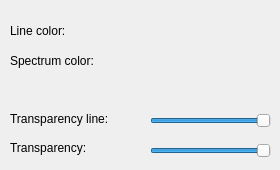
          <widget class="QWidget" name="page_2">
           <widget class="QLabel" name="label_92">
            <property name="geometry">
             <rect>
              <x>10</x>
              <y>109</y>
              <width>131</width>
              <height>20</height>
             </rect>
            </property>
            <property name="text">
             <string>Transparency line:</string>
            </property>
           </widget>
           <widget class="QSlider" name="slTrancpSpectrum">
            <property name="geometry">
             <rect>
              <x>150</x>
              <y>110</y>
              <width>121</width>
              <height>21</height>
             </rect>
            </property>
            <property name="maximum">
             <number>255</number>
            </property>
            <property name="value">
             <number>255</number>
            </property>
            <property name="orientation">
             <enum>Qt::Horizontal</enum>
            </property>
           </widget>
           <widget class="QWidget" name="WdgSpectrumColor" native="true">
            <property name="geometry">
             <rect>
              <x>150</x>
              <y>50</y>
              <width>50</width>
              <height>25</height>
             </rect>
            </property>
           </widget>
           <widget class="QLabel" name="label_87">
            <property name="geometry">
             <rect>
              <x>10</x>
              <y>20</y>
              <width>131</width>
              <height>21</height>
             </rect>
            </property>
            <property name="text">
             <string>Line color:</string>
            </property>
           </widget>
           <widget class="QLabel" name="label_88">
            <property name="geometry">
             <rect>
              <x>10</x>
              <y>50</y>
              <width>131</width>
              <height>21</height>
             </rect>
            </property>
            <property name="text">
             <string>Spectrum color:</string>
            </property>
           </widget>
           <widget class="QWidget" name="WdgLineColor" native="true">
            <property name="geometry">
             <rect>
              <x>150</x>
              <y>18</y>
              <width>50</width>
              <height>25</height>
             </rect>
            </property>
           </widget>
           <widget class="QSlider" name="slTrancpTop">
            <property name="geometry">
             <rect>
              <x>150</x>
              <y>140</y>
              <width>121</width>
              <height>21</height>
             </rect>
            </property>
            <property name="maximum">
             <number>255</number>
            </property>
            <property name="value">
             <number>255</number>
            </property>
            <property name="orientation">
             <enum>Qt::Horizontal</enum>
            </property>
           </widget>
           <widget class="QLabel" name="label_90">
            <property name="geometry">
             <rect>
              <x>10</x>
              <y>138</y>
              <width>131</width>
              <height>20</height>
             </rect>
            </property>
            <property name="text">
             <string>Transparency:</string>
            </property>
           </widget>
          </widget>
